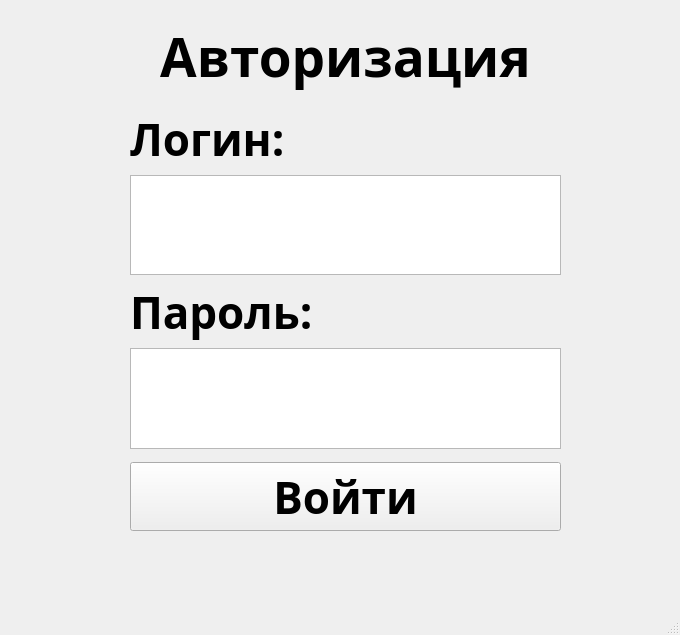
<?xml version="1.0" encoding="UTF-8"?>
<ui version="4.0">
 <class>MainWindow</class>
 <widget class="QMainWindow" name="MainWindow">
  <property name="geometry">
   <rect>
    <x>0</x>
    <y>0</y>
    <width>680</width>
    <height>635</height>
   </rect>
  </property>
  <property name="windowTitle">
   <string>MainWindow</string>
  </property>
  <widget class="QWidget" name="centralwidget">
   <widget class="QWidget" name="verticalLayoutWidget">
    <property name="geometry">
     <rect>
      <x>130</x>
      <y>20</y>
      <width>431</width>
      <height>511</height>
     </rect>
    </property>
    <layout class="QVBoxLayout" name="verticalLayout">
     <item>
      <widget class="QLabel" name="auth_label">
       <property name="font">
        <font>
         <family>Avenir</family>
         <pointsize>40</pointsize>
         <weight>75</weight>
         <bold>true</bold>
        </font>
       </property>
       <property name="layoutDirection">
        <enum>Qt::LeftToRight</enum>
       </property>
       <property name="text">
        <string>Авторизация</string>
       </property>
       <property name="textFormat">
        <enum>Qt::RichText</enum>
       </property>
       <property name="alignment">
        <set>Qt::AlignCenter</set>
       </property>
       <property name="wordWrap">
        <bool>false</bool>
       </property>
      </widget>
     </item>
     <item>
      <spacer name="verticalSpacer_2">
       <property name="orientation">
        <enum>Qt::Vertical</enum>
       </property>
       <property name="sizeHint" stdset="0">
        <size>
         <width>18</width>
         <height>100</height>
        </size>
       </property>
      </spacer>
     </item>
     <item>
      <widget class="QLabel" name="login_label">
       <property name="font">
        <font>
         <family>Avenir</family>
         <pointsize>33</pointsize>
         <weight>75</weight>
         <bold>true</bold>
        </font>
       </property>
       <property name="text">
        <string>Логин:</string>
       </property>
       <property name="textFormat">
        <enum>Qt::RichText</enum>
       </property>
       <property name="wordWrap">
        <bool>false</bool>
       </property>
      </widget>
     </item>
     <item>
      <widget class="QTextEdit" name="loginEnter">
       <property name="font">
        <font>
         <family>Avenir</family>
         <pointsize>33</pointsize>
         <weight>75</weight>
         <bold>true</bold>
        </font>
       </property>
       <property name="mouseTracking">
        <bool>false</bool>
       </property>
      </widget>
     </item>
     <item>
      <widget class="QLabel" name="pass_label">
       <property name="font">
        <font>
         <family>Avenir</family>
         <pointsize>33</pointsize>
         <weight>75</weight>
         <bold>true</bold>
        </font>
       </property>
       <property name="text">
        <string>Пароль:</string>
       </property>
       <property name="textFormat">
        <enum>Qt::RichText</enum>
       </property>
       <property name="wordWrap">
        <bool>false</bool>
       </property>
      </widget>
     </item>
     <item>
      <widget class="QTextEdit" name="passEnter">
       <property name="font">
        <font>
         <family>Avenir</family>
         <pointsize>33</pointsize>
         <weight>75</weight>
         <bold>true</bold>
        </font>
       </property>
      </widget>
     </item>
     <item>
      <spacer name="verticalSpacer_4">
       <property name="orientation">
        <enum>Qt::Vertical</enum>
       </property>
       <property name="sizeHint" stdset="0">
        <size>
         <width>18</width>
         <height>98</height>
        </size>
       </property>
      </spacer>
     </item>
     <item>
      <widget class="QPushButton" name="authButton">
       <property name="enabled">
        <bool>true</bool>
       </property>
       <property name="sizePolicy">
        <sizepolicy hsizetype="Minimum" vsizetype="Fixed">
         <horstretch>0</horstretch>
         <verstretch>0</verstretch>
        </sizepolicy>
       </property>
       <property name="font">
        <font>
         <family>Avenir</family>
         <pointsize>33</pointsize>
         <weight>75</weight>
         <bold>true</bold>
        </font>
       </property>
       <property name="text">
        <string>Войти</string>
       </property>
       <property name="autoDefault">
        <bool>false</bool>
       </property>
       <property name="default">
        <bool>false</bool>
       </property>
       <property name="flat">
        <bool>false</bool>
       </property>
      </widget>
     </item>
    </layout>
   </widget>
  </widget>
  <widget class="QMenuBar" name="menubar">
   <property name="geometry">
    <rect>
     <x>0</x>
     <y>0</y>
     <width>680</width>
     <height>24</height>
    </rect>
   </property>
  </widget>
  <widget class="QStatusBar" name="statusbar"/>
 </widget>
 <resources>
  <include location="../../Desktop/man_logo.qrc"/>
 </resources>
 <connections/>
</ui>
